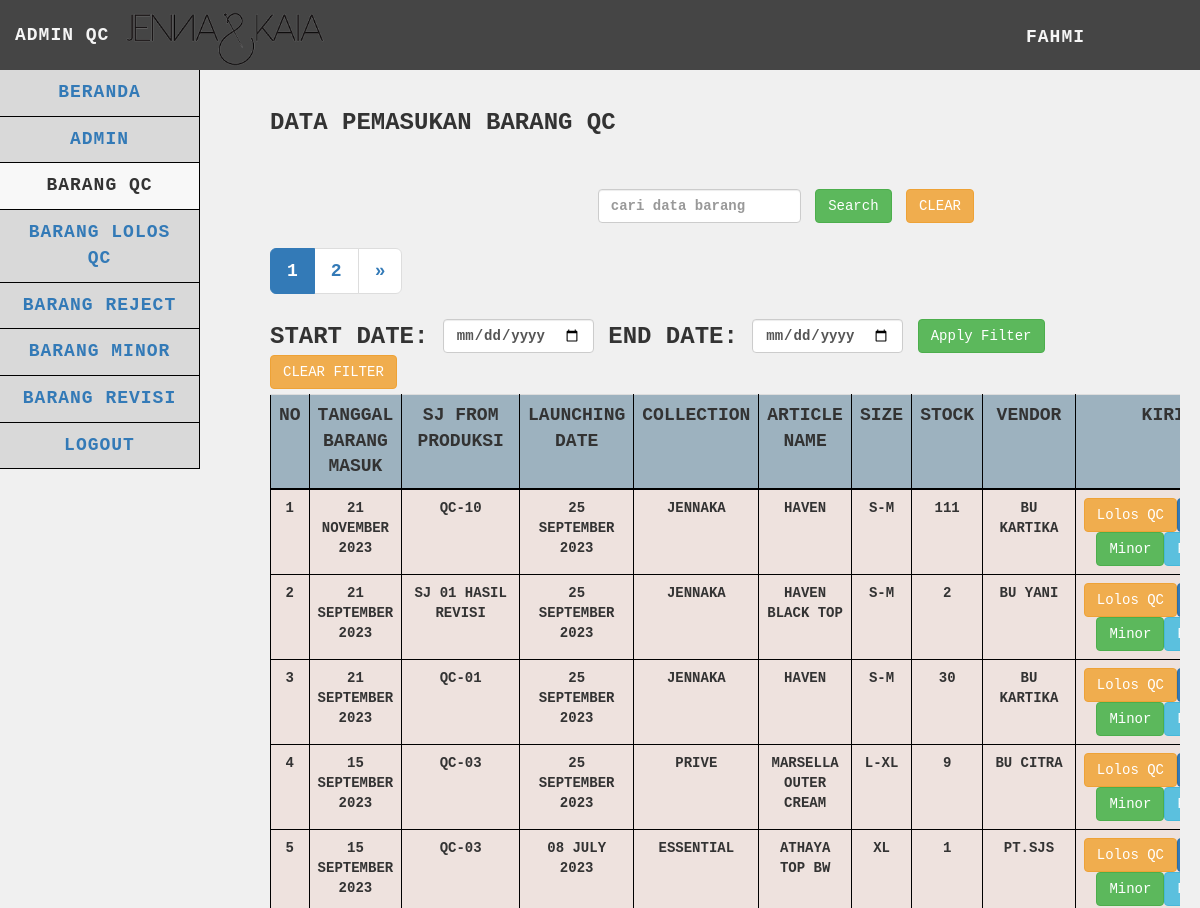
Page /qc/barangqc/barangqc.php (signed in, upper part) on the earlier database version.
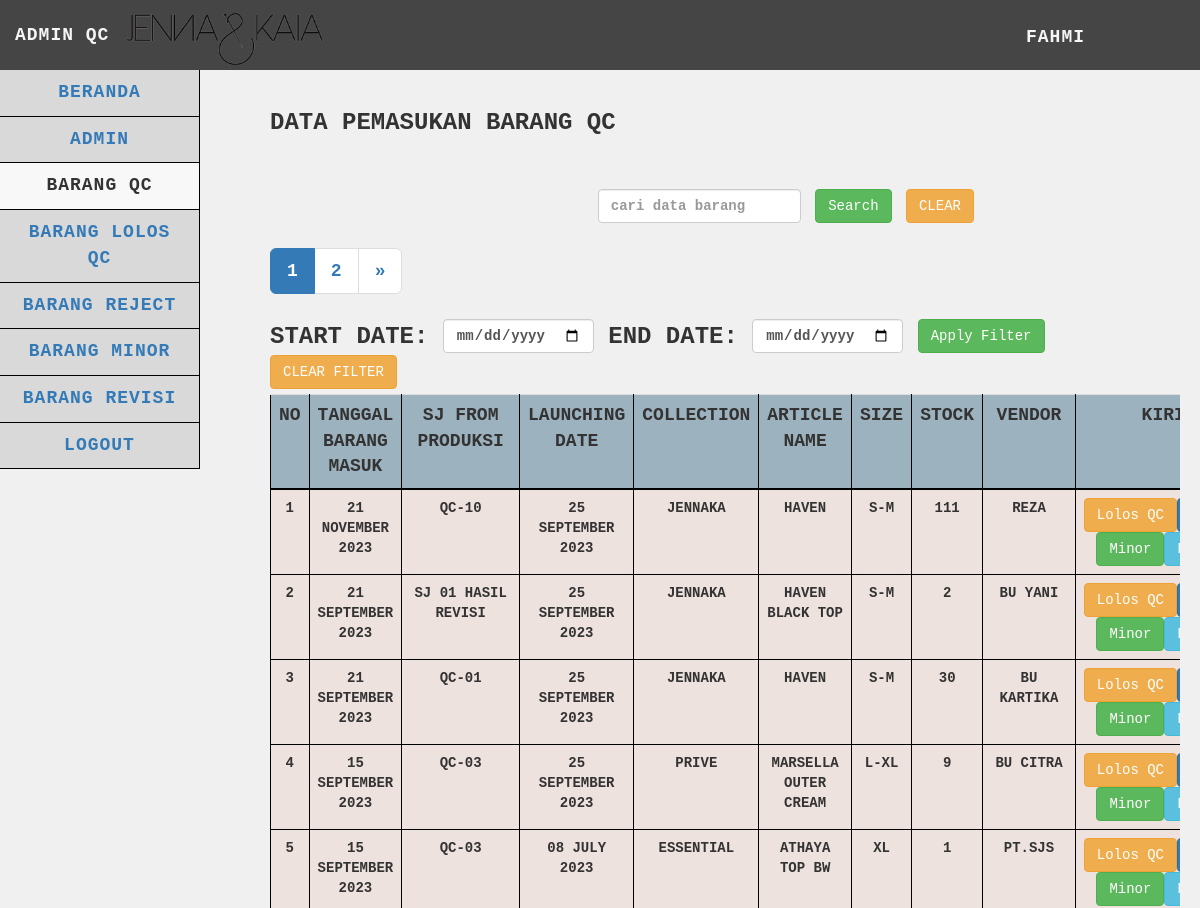
Same page on the later database version.
### tables this page shows
CREATE TABLE `barangqc` (
  `idbarang_qc` int(25) NOT NULL,
  `tgl_brg_masuk` date NOT NULL,
  `launching_date` date NOT NULL,
  `collection` varchar(255) NOT NULL,
  `article_name` varchar(255) NOT NULL,
  `size` varchar(15) NOT NULL,
  `stock` int(255) NOT NULL,
  `vendor` varchar(255) NOT NULL,
  `tgl_brg_keluar` date NOT NULL,
  `sj_for_qc` varchar(255) NOT NULL,
  `idbarang_vendor` int(25) NOT NULL,
  `idbarang_inpayet` int(25) NOT NULL,
  `idbarang_inrevisi` int(255) NOT NULL,
  `print_timestamp` timestamp NULL DEFAULT NULL
);

### qc/barangqc/functions.php (called while the page is built, shortened)
<?php
$db = mysqli_connect("localhost", "root", "", "gudangjenna");
function query($query)
{
    global $db;
    $result = mysqli_query($db, $query);
    $rows = [];
    while ($row = mysqli_fetch_assoc($result)) {
        $rows[] = $row;
    }
    return $rows;
}
function formatDate($dateString)
{
    $timestamp = strtotime($dateString);
    return date('d F Y', $timestamp);
}

### qc/barangqc/barangqc.php (the view, shortened to what the changed rows need)
<?php
$barangqc = query("SELECT * FROM barangqc");
$limit = 20;
$page = isset($_GET['page']) ? $_GET['page'] : 1;
$start = ($page - 1) * $limit;
$date_filter = '';
$search_filter = '';
$query = "SELECT * FROM barangqc $date_filter $search_filter ORDER BY idbarang_qc DESC LIMIT $start, $limit";
$barangqc = query($query);
?>
<!DOCTYPE html>
<html>
<head>
    <link href="../../vendor/css/bootstrap/bootstrap.min.css" rel="stylesheet">
    <link href="../../vendor/css/bootstrap/bootstrap.css" rel="stylesheet">
    <link href="../../vendor/font-awesome/css/font-awesome.min.css" rel="stylesheet" type="text/css">
    <link href="../../css/tabel.css" rel="stylesheet">
</head>
<body>
    <div class="content">
        <div class="container-fluid">
            <h1 class="page-header">Data Pemasukan Barang QC
                <br><br><br>
                <div class="row">
                    <div class="col-md-4">
                    </div>
                    <div class="col-md-6">
                        <form action="" method="GET" class="form-inline">
                        </form>
                    </div>
                </div>
                <div class="row" style="margin-top: 5px;">
                    <div class="col-md-6">
                        <div class="button-group" style="display: flex; align-items: center;">
                        </div>
                    </div>
                </div>
                <div class="row" style="margin-top: 5px; margin-bottom: 5px">
                    <div class="col-md-12">
                        <form action="" method="GET" class="form-inline">
                        </form>
                    </div>
                </div>
                <div class="table-responsive">
                    <table id="data-table" class="table table-hover">
                        <tr>
                            <th scope="col">No</th>
                            <th scope="col">Tanggal Barang Masuk</th>
                            <th scope="col">SJ From Produksi</th>
                            <th scope="col">Launching Date</th>
                            <th scope="col">Collection</th>
                            <th scope="col">Article Name</th>
                            <th scope="col">Size</th>
                            <th scope="col">Stock</th>
                            <th scope="col">Vendor</th>
                            <th scope="col">Kirim</th>
                        </tr>
                        <?php $i = $start + 1; ?>
                        <?php foreach ($barangqc as $row) : ?>
                            <tr class="data-row">
                                <td><?= $i; ?></td>
                                <td><?= formatDate($row["tgl_brg_keluar"]); ?></td>
                                <td><?= $row["sj_for_qc"]; ?></td>
                                <td><?= formatDate($row["launching_date"]); ?></td>
                                <td><?= $row["collection"]; ?></td>
                                <td><?= $row["article_name"]; ?></td>
                                <td><?= $row["size"]; ?></td>
                                <td><?= $row["stock"]; ?></td>
                                <td><?= $row["vendor"]; ?></td>
                                <td>
                                    <div class="btn-group text-center" style="display: flex; justify-content: center;">
                                        <form action="kirim_lolosqc.php" method="post" id="form-lolosqc" style="margin: 0;">
                                            <button type="button" class="btn btn-warning" onclick="konfirmasiKirim('lolosqc')">Lolos QC</button>
                                        </form>
                                        <form action="kirim_reject.php" method="post" id="form-reject" style="margin: 0;">
                                            <button type="button" class="btn btn-primary" onclick="konfirmasiKirim('reject')">Reject</button>
                                        </form>
                                    </div>
                                    <div class="btn-group text-center" style="display: flex; justify-content: center;">
                                        <form action="kirim_minor.php" method="post" id="form-minor" style="margin: 0;">
                                            <button type="button" class="btn btn-success" onclick="konfirmasiKirim('minor')">Minor</button>
                                        </form>
                                        <form action="kirim_revisi.php" method="post" id="form-revisi" style="margin: 0;">
                                            <button type="button" class="btn btn-info" onclick="konfirmasiKirim('revisi')">Revisi</button>
                                        </form>
                                    </div>
                                </td>
                            </tr>
                            <?php $i++; ?>
                        <?php endforeach; ?>
                    </table>
                </div>
        </div>
    </div>
</body>
</html>

Differences in the rows shown:
changed barangqc "QC-10": vendor "BU KARTIKA" → "REZA"
